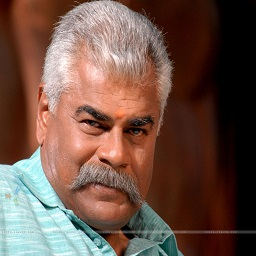
#> input picture Project 1/sharat.jpg, 256 x 256 px
$ python 2.py
#> lines starting #> are read from the running program, lines starting #| are printed output that depends on the picture
import numpy as np
import cv2
import math
from matplotlib import pyplot as plt

img= cv2.imread('sharat.jpg',0)
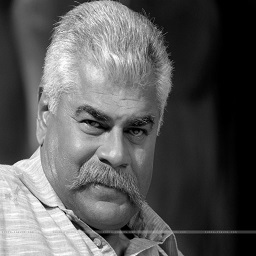
#> img: shape (256, 256); min 0, max 255, mean 89.8
cv2.namedWindow('Image', cv2.WINDOW_NORMAL)
cv2.imshow('Image',img)

H=np.zeros((1,256))
Hc=np.zeros((1,256))
T=np.zeros((1,256))
F=np.zeros((1,256))

#Compute Image histogram
for indx in range(0,256):
    for indy in range(0,256):
        temp = img[indx][indy]
        H[0][temp] = H[0][temp] + 1


#Plot Image Histogram corresponding to H
plt.figure('Image Histogram corresponding to H')
plt.plot(np.transpose(H))
plt.show()
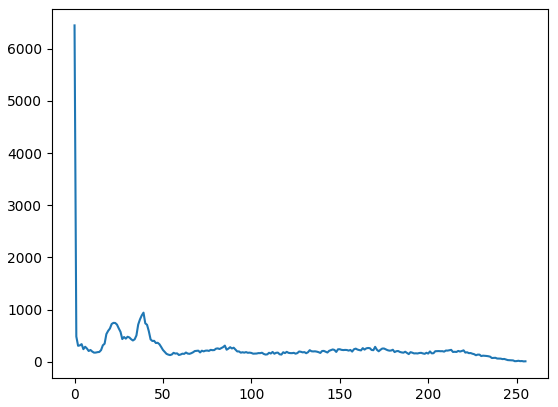
#> figure drawn by matplotlib, 1 panel; curve peaks at x = 0, y = 6445

# Compute Cumulative Image Histogram and Transformation Function

Hc[0][0]= H[0][0]
for indy in range(1,255):
    Hc[0][indy]=Hc[0][indy-1] + H[0][indy]
    T[0][indy]= round((255 * Hc[0][indy])/(256*256))

#Plot Cumulative Histogram corresponding to H
plt.figure('Cumulative Histogram corresponding to H')
plt.plot(np.transpose(Hc))
plt.show()
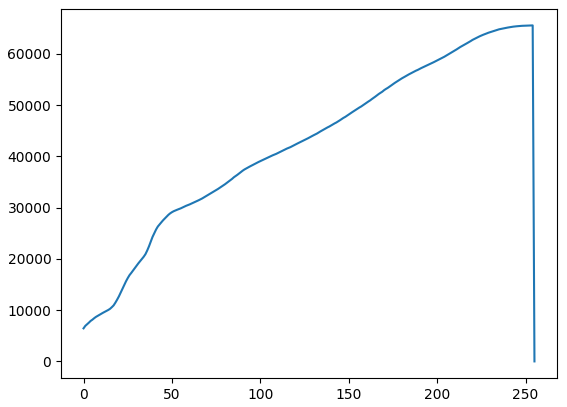
#> figure drawn by matplotlib, 1 panel; curve peaks at x = 254, y = 65526

#Plot Transformation Function
plt.figure('Transformation Function')
plt.plot(np.transpose(T))
plt.show()
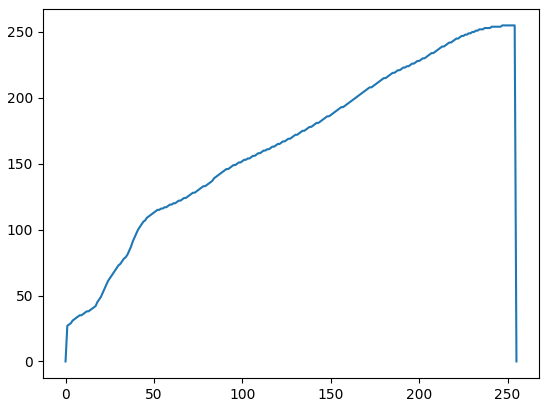
#> figure drawn by matplotlib, 1 panel; curve peaks at x = 247, y = 255

#Enhance Image
for i in range(0,255):
    for j in range(0,255):
           # for x in range(0,256):
        temp1 = img[i][j]
        img[i][j] = T[0][temp1]
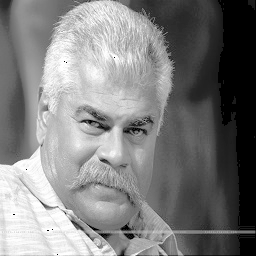
#> img: shape (256, 256); min 0, max 255, mean 126.7

cv2.namedWindow('Enhanced Image', cv2.WINDOW_NORMAL)
cv2.imshow('Enhanced Image', img)

#Plot Final Image Histogram
for i in range(1,255):
    for j in range(1,255):
        temp2 = T[0][j]
#> (the run stopped early here; a loop or call above may not have finished)
